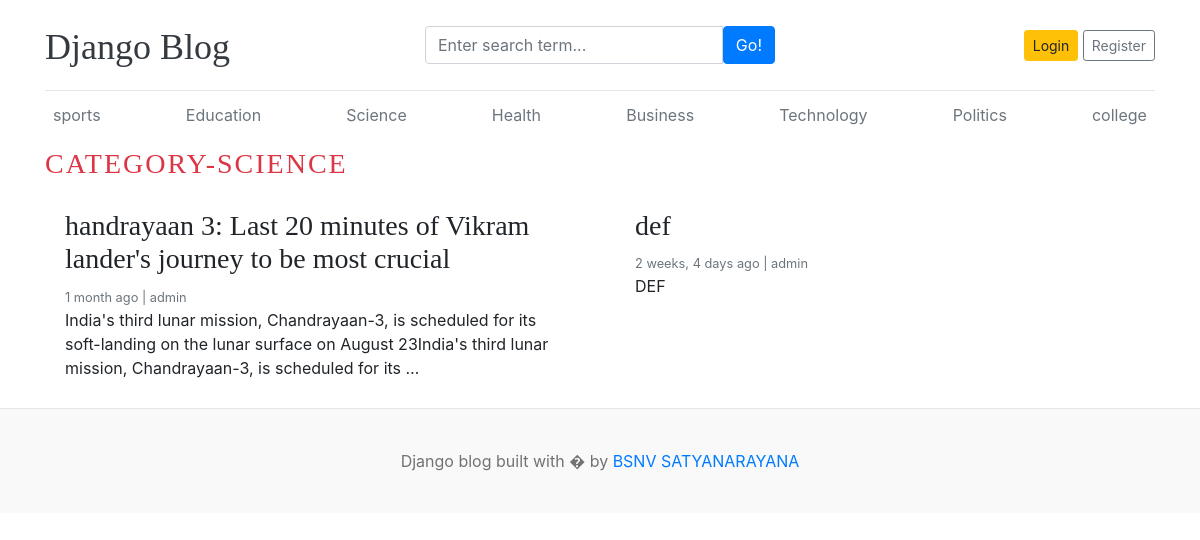
Page /category/3/ on the earlier database version.
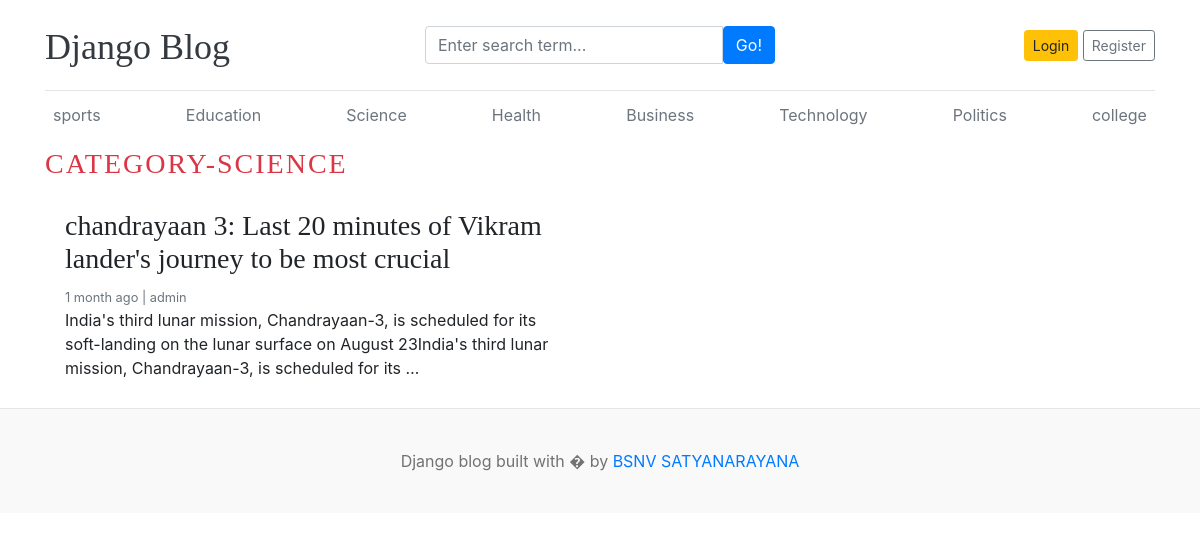
Same page on the later database version.
### blog/models.py (models this page shows, shortened)
class Category(models.Model):
    category_name=models.CharField(max_length=50,unique=True)
    created_at=models.DateTimeField(auto_now_add=True)
    updated_at=models.DateTimeField(auto_now=True)
    class Meta:
        verbose_name_plural='categories'
    def __str__(self):
        return self.category_name

class Blog(models.Model):
    title=models.CharField(max_length=100)
    slug=models.SlugField(max_length=150,unique=True,blank=True)
    category=models.ForeignKey(Category,on_delete=models.CASCADE)
    author=models.ForeignKey(User,on_delete=models.CASCADE)
    featured_image=models.ImageField(upload_to='upload/%Y/%M/%d')
    short_description=models.TextField(max_length=2000)
    blog_body=models.TextField(max_length=5000)
    status=models.CharField(max_length=20,choices=STATUS_CHOICES,default=0)
    is_featured=models.BooleanField(default=False)
    created_at=models.DateTimeField(auto_now_add=True)
    updated_at=models.DateTimeField(auto_now=True)

### blog/views.py (the view)
# urls.py: path('<int:category_id>/',views.posts_by_category,name='posts_by_category')
def posts_by_category(request,category_id):
    posts=Blog.objects.filter(status='Published',category=category_id)
    category=get_object_or_404(Category,pk=category_id)
    context={
        'posts':posts,
        'category':category,
    }
    return render(request,'posts_by_category.html',context)

### blog/context_processors.py (called while the page is built)
def get_categories(request):
    categories=Category.objects.all()
    return dict(categories=categories)

def get_social_links(request):
    social_links=SocialLink.objects.all()
    return dict(social_links=social_links)

### templates/posts_by_category.html (shortened to what this page needs)
{% extends 'base.html' %}
{% block content %}
  <h3 class="text-uppercase text-danger" style="letter-spacing:2px;">Category-{{category}}</h3>
  <div class="row mb-2">
    {% if posts %}
    {% for post in posts %}
    <div class="col-md-6">
      <div class="card border-0" >
        <div class="card-body">
          <h3>{{post.title}}</h3>
          <small class="mb-1 text-muted">{{post.created_at | timesince}} ago | {{post.author}}</small>
          <p class="card-text">{{post.short_description | truncatewords:25}}</p>
        </div>
      </div>
    </div>
    {% endfor %}
    {% else %}
    <p>No Posts Found</p>
    {% endif%}
  </div>
</div>
{% endblock  %}

### templates/base.html (shortened to what this page needs)
{% load static %}
<!DOCTYPE html>
<html lang="en">
<head>
    <link href="https://getbootstrap.com/docs/4.0/dist/css/bootstrap.min.css" rel="stylesheet">
    <link href="{% static 'css/blog.css' %}" rel="stylesheet">
    <link rel="stylesheet" href="https://cdnjs.cloudflare.com/ajax/libs/font-awesome/4.7.0/css/font-awesome.min.css">
  </head>
<body>
    <div class="container">
      <header class="blog-header py-3">
        <div class="row flex-nowrap justify-content-between align-items-center">
          <div class="col-4 pt-1">
            <a class="blog-header-logo text-dark" href="/">Django Blog</a>
          </div>
          <div class="col-4">
             <form action="{% url 'search' %}" method="GET">
              <div class="input-group">
                <input class="form-control" type="text" name="keyword" value="{{keyword}}" placeholder="Enter search term..." aria-label="Enter search term..." aria-describedby="button-search" />
                <button type="submit" class="btn btn-primary" id="button-search" type="button">Go!</button>
            </div>
             </form>
          </div>
          <div class="col-4 d-flex justify-content-end align-items-center">
            {% if not user.is_authenticated %}
            <a class="btn btn-sm btn-warning" href="{% url 'login' %}">Login</a> &nbsp;
            <a class="btn btn-sm btn-outline-secondary" href="{% url 'register' %}">Register</a>
          </div>
            {% else %}
            <span><a href="{% url 'dashboard' %}">dashboard</a></span>
            &emsp;
            <span><a href="{% url 'logout' %}">Logout</a></span>
            {% endif %}
        </div>
      </header>
      <div class="nav-scroller py-1 mb-2">
        <nav class="nav d-flex justify-content-between">
          {% for cat in categories %}
          <a class="p-2 text-muted" href="{% url 'posts_by_category' cat.id %}">{{cat.category_name}}</a>
          {% endfor %}
        </nav>
      </div>
{% block content %}
{% endblock  %}
<footer class="blog-footer">
    <p>Django blog built with � by <a href="#">BSNV SATYANARAYANA</a></p>
  </footer>
  </body>
  </html>

Differences in the rows shown:
removed Blog: title "def", created_at "2 weeks, 4 days", author "admin", short_description "DEF"
changed Blog "admin": title "handrayaan 3: Last 20 minutes of Vikram lander's journey to be most crucial" → "chandrayaan 3: Last 20 minutes of Vikram lander's journey to be most crucial"
